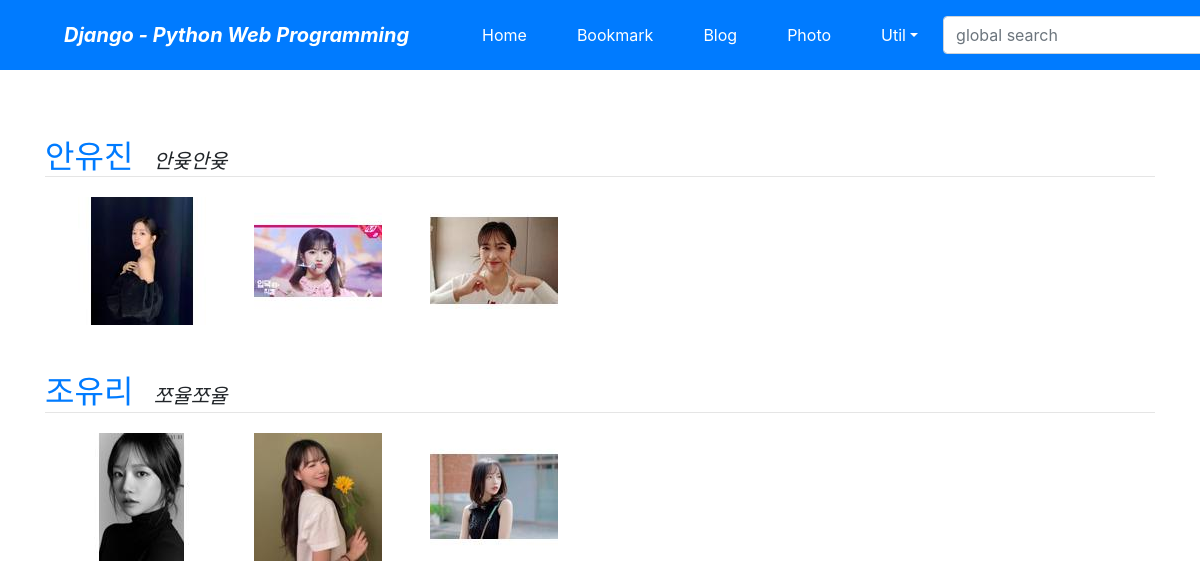
The app's page /photo/ with its own data.
### photo/models.py (models this page shows, shortened)
class Album(models.Model):
    name = models.CharField(max_length=30)
    description =models.CharField('One line Description', max_length=100, blank=True)
    class Meta:
        ordering=('name',)

class Photo(models.Model):
    album = models.ForeignKey(Album, on_delete=models.CASCADE)
    title = models.CharField('TITLE', max_length=30)
    description = models.TextField('Photo Description', blank=True)
    image = ThumbnailImageField(upload_to='photo/%Y/%m')
    upload_dt = models.DateTimeField('Upload Date', auto_now_add=True)
    class Meta:
        ordering = ('title',)
    def get_absolute_url(self):
        return reverse("photo:photo_detail", args=(self.id, ))

### photo/views.py (the view)
# urls.py: path('', views.AlbumLV.as_view(), name = 'index'),
class AlbumLV(ListView):
    model = Album

### photo/fields.py (called while the page is built)
    def _add_thumb(self, s):
        parts = s.split(".")
        parts.insert(-1, "thumb")
        if parts[-1].lower() not in ['jpeg', 'jpg']:
            parts[-1] = 'jpg'
        return ".".join(parts)

    @property
    def thumb_url(self):
        return self._add_thumb(self.url)

### photo/templates/photo/album_list.html (shortened to what this page needs)
{% extends "base.html" %}
{% block content %}
    {% for item in object_list %}
    <div class ="mt-5">
        <a class="h2" href="{% url 'photo:album_detail' item.id %}">
            {{ item.name }}</a>&emsp;
            <span class="font-italic h5">{{ item.description }}</span>
    </div>
    <hr style="margin: 0 0 20px 0;">
    <div class ="row">
        {% for photo in item.photo_set.all|slice:":5" %}
        <div class = "ml-5">
            <div class ="thumbnail">
                <a href=" {{photo.get_absolute_url}}">
                    <img src="{{ photo.image.thumb_url }}" style="width: 100%;">
                </a>
            </div>
        </div>
        {% endfor %}
    </div>
    {% endfor %}
{% endblock %}

### records on screen
Album: name "안유진", description "안윶안윶"
Photo: shows a picture
Photo: shows a picture
Photo: shows a picture
Album: name "조유리", description "쪼율쪼율"
Photo: shows a picture
Photo: shows a picture
Photo: shows a picture
